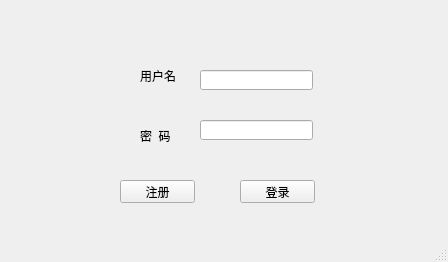
<?xml version="1.0" encoding="UTF-8"?>
<ui version="4.0">
 <class>MainWindow</class>
 <widget class="QMainWindow" name="MainWindow">
  <property name="geometry">
   <rect>
    <x>0</x>
    <y>0</y>
    <width>448</width>
    <height>262</height>
   </rect>
  </property>
  <property name="minimumSize">
   <size>
    <width>448</width>
    <height>262</height>
   </size>
  </property>
  <property name="maximumSize">
   <size>
    <width>448</width>
    <height>262</height>
   </size>
  </property>
  <property name="windowTitle">
   <string>MainWindow</string>
  </property>
  <widget class="QWidget" name="centralwidget">
   <widget class="QPushButton" name="pushButton_register">
    <property name="geometry">
     <rect>
      <x>120</x>
      <y>180</y>
      <width>75</width>
      <height>23</height>
     </rect>
    </property>
    <property name="text">
     <string>注册</string>
    </property>
   </widget>
   <widget class="QPushButton" name="pushButton_login">
    <property name="geometry">
     <rect>
      <x>240</x>
      <y>180</y>
      <width>75</width>
      <height>23</height>
     </rect>
    </property>
    <property name="text">
     <string>登录</string>
    </property>
   </widget>
   <widget class="QLineEdit" name="lineEdit_userName">
    <property name="geometry">
     <rect>
      <x>200</x>
      <y>70</y>
      <width>113</width>
      <height>20</height>
     </rect>
    </property>
   </widget>
   <widget class="QLineEdit" name="lineEdit_pwd">
    <property name="geometry">
     <rect>
      <x>200</x>
      <y>120</y>
      <width>113</width>
      <height>20</height>
     </rect>
    </property>
    <property name="sizePolicy">
     <sizepolicy hsizetype="Fixed" vsizetype="Fixed">
      <horstretch>0</horstretch>
      <verstretch>0</verstretch>
     </sizepolicy>
    </property>
    <property name="echoMode">
     <enum>QLineEdit::Password</enum>
    </property>
   </widget>
   <widget class="QLabel" name="label">
    <property name="geometry">
     <rect>
      <x>140</x>
      <y>70</y>
      <width>54</width>
      <height>12</height>
     </rect>
    </property>
    <property name="text">
     <string>用户名</string>
    </property>
   </widget>
   <widget class="QLabel" name="label_2">
    <property name="geometry">
     <rect>
      <x>140</x>
      <y>130</y>
      <width>54</width>
      <height>12</height>
     </rect>
    </property>
    <property name="text">
     <string>密  码</string>
    </property>
   </widget>
  </widget>
  <widget class="QStatusBar" name="statusbar"/>
 </widget>
 <resources/>
 <connections/>
</ui>
